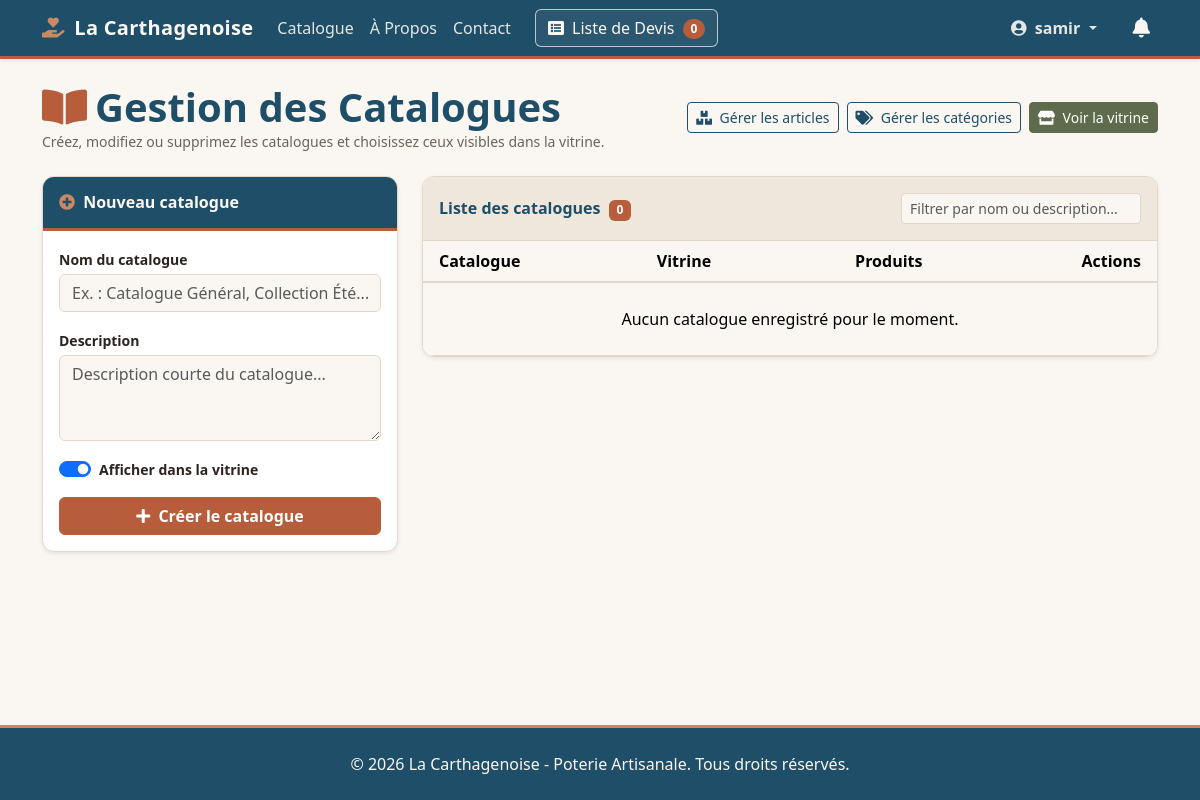
Before: /gestion/catalogues/ (signed in) with the older database file.
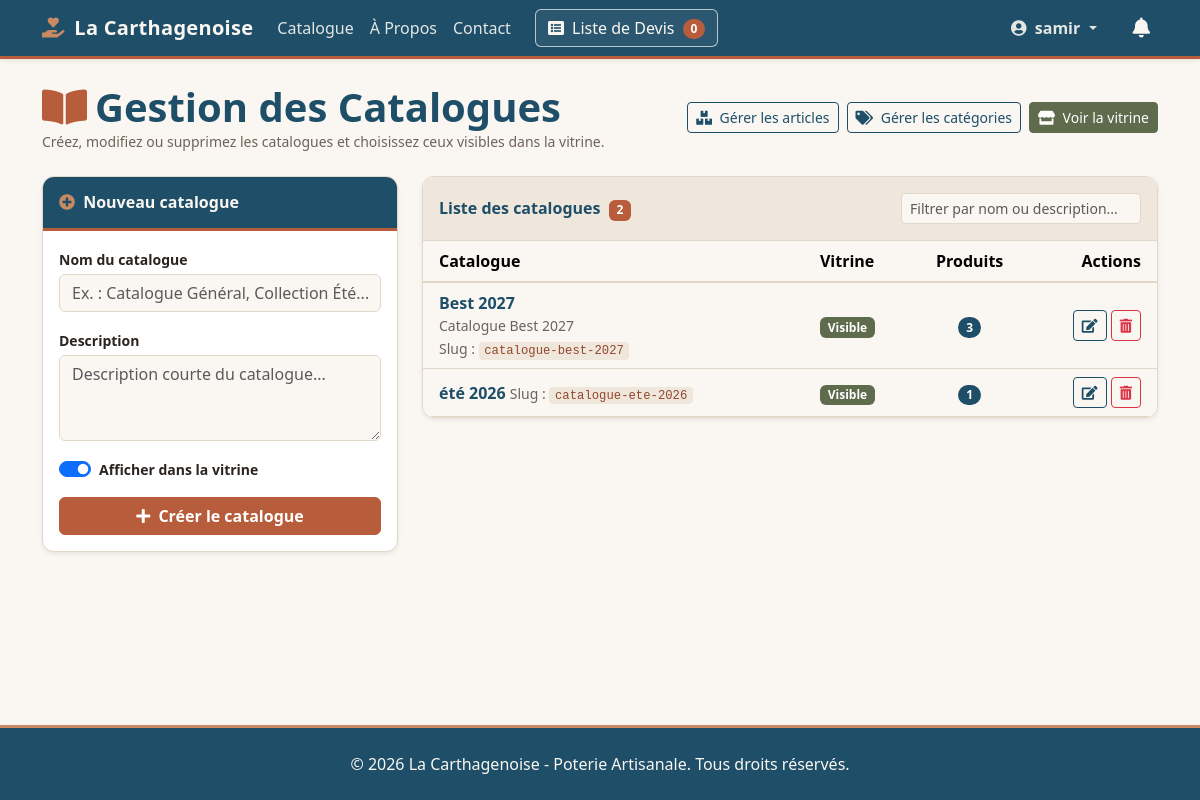
After: the same page with the newer database file.
### catalogue/models.py (models this page shows, shortened)
class Catalogue(models.Model):
    nom = models.CharField(max_length=150, verbose_name="Nom du catalogue")
    slug = models.SlugField(unique=True, max_length=150, blank=True)
    description = models.TextField(blank=True, verbose_name="Description")
    actif = models.BooleanField(default=True, verbose_name="Actif")
    date_creation = models.DateTimeField(auto_now_add=True)
    class Meta:
        verbose_name = "Catalogue"
        verbose_name_plural = "Catalogues"
        ordering = ['-date_creation']

### catalogue/views.py (the view)
# urls.py: path('gestion/catalogues/', views.liste_catalogues_admin,
@staff_member_required(login_url='utilisateur:login')
def liste_catalogues_admin(request):
    if request.method == 'POST':
        form = CatalogueForm(request.POST)
        if form.is_valid():
            catalogue = form.save()
            messages.success(
                request, f"Le catalogue '{catalogue.nom}' a été créé avec succès."
            )
            return redirect('catalogue:liste_catalogues_admin')
    else:
        form = CatalogueForm()
    catalogues = Catalogue.objects.annotate(
        nb_produits=Count('produits', distinct=True)
    ).order_by('-date_creation')
    return render(
        request,
        'catalogue/admin_catalogues.html',
        {
            'catalogues': catalogues,
            'form': form,
        },
    )

### devis/templatetags/devis_extras.py (called while the page is built)
@register.simple_tag(takes_context=True)
def devis_count(context):
    request = context['request']
    devis_panier = request.session.get(DEVIS_SESSION_KEY)
    if devis_panier:
        return len(devis_panier)
    return 0

### pages/context_processors.py (called while the page is built)
def _est_admin(user):
    return bool(
        user.is_authenticated and (user.is_staff or user.is_superuser)
    )

def _queryset_messages_pour_utilisateur(user):
    if _est_admin(user):
        return MessageContact.objects.all()
    email_user = (user.email or '').strip()
    filtre = Q(email__iexact=email_user) if email_user else Q(pk__in=[])
    if _a_champ_utilisateur():
        filtre = Q(utilisateur=user) | filtre
    return MessageContact.objects.filter(filtre)

### catalogue/templates/catalogue/admin_catalogues.html (shortened to what the changed rows need)
{% extends 'base.html' %}
{% block content %}
  <div class="d-flex flex-wrap justify-content-between align-items-center gap-2 mb-4">
    <div>
      <h1 class="fw-bold mb-0 titre-poterie">
        <i class="fas fa-book-open me-2" style="color: var(--poterie-terracotta);"></i>Gestion des Catalogues
      </h1>
    </div>
  </div>
  <div class="row g-4">
    <div class="col-lg-8">
      <div class="card shadow-sm card-poterie">
        <div class="card-header card-header-sable d-flex flex-wrap justify-content-between align-items-center gap-2 py-3">
          <span class="fw-bold titre-poterie">
            Liste des catalogues <span class="badge badge-terracotta ms-1">{{ catalogues|length }}</span>
          </span>
        </div>
        <div class="card-body p-0">
          <div class="table-responsive">
            <table class="table table-hover table-poterie align-middle mb-0" id="tableCatalogues">
              <thead>
                <tr>
                  <th class="ps-3">Catalogue</th>
                  <th>Vitrine</th>
                  <th class="text-center">Produits</th>
                  <th class="text-end pe-3">Actions</th>
                </tr>
              </thead>
              <tbody>
                {% for cat_b in catalogues %}
                  <tr class="catalogue-row">
                    <td class="ps-3 catalogue-info">
                      <a href="{% url 'catalogue:liste_par_catalogue' catalogue_slug=cat_b.slug %}"
                         class="fw-semibold text-decoration-none titre-poterie">
                        {{ cat_b.nom }}
                      </a>
                      {% if cat_b.description %}
                        <div class="text-poterie-muted small">{{ cat_b.description|truncatechars:90 }}</div>
                      {% endif %}
                      <small class="text-poterie-muted">Slug : <code class="code-slug">{{ cat_b.slug }}</code></small>
                    </td>
                    <td>
                      {% if cat_b.actif %}
                        <span class="badge badge-olive">Visible</span>
                      {% else %}
                        <span class="badge bg-secondary">Masqué</span>
                      {% endif %}
                    </td>
                    <td class="text-center">
                      <span class="badge badge-bleu rounded-pill">{{ cat_b.nb_produits|default:0 }}</span>
                    </td>
                    <td class="text-end pe-3 text-nowrap">
                      <a href="{% url 'catalogue:modifier_catalogue' cat_b.id %}"
                         class="btn btn-sm btn-outline-bleu"
                         title="Modifier">
                        <i class="fas fa-edit"></i>
                      </a>
                      <a href="{% url 'catalogue:supprimer_catalogue' cat_b.id %}"
                         class="btn btn-sm btn-outline-danger"
                         title="Supprimer">
                        <i class="fas fa-trash-alt"></i>
                      </a>
                    </td>
                  </tr>
                {% empty %}
                  <tr id="emptyInitialCatalogueRow">
                    <td colspan="4" class="text-center py-4 text-poterie-muted">
                      Aucun catalogue enregistré pour le moment.
                    </td>
                  </tr>
                {% endfor %}
              </tbody>
            </table>
          </div>
        </div>
      </div>
    </div>
  </div>
{% endblock %}

Changed rows visible on the page:
added Catalogue: nom "Best 2027", description "Catalogue Best 2027", slug "catalogue-best-2027", actif "Visible", nb_produits "3"
added Catalogue: nom "été 2026", slug "catalogue-ete-2026", actif "Visible", nb_produits "1"
Other visible differences:
{{ catalogues|length }}: "0" → "2"
text no longer shown: "Aucun catalogue enregistré pour le moment."
